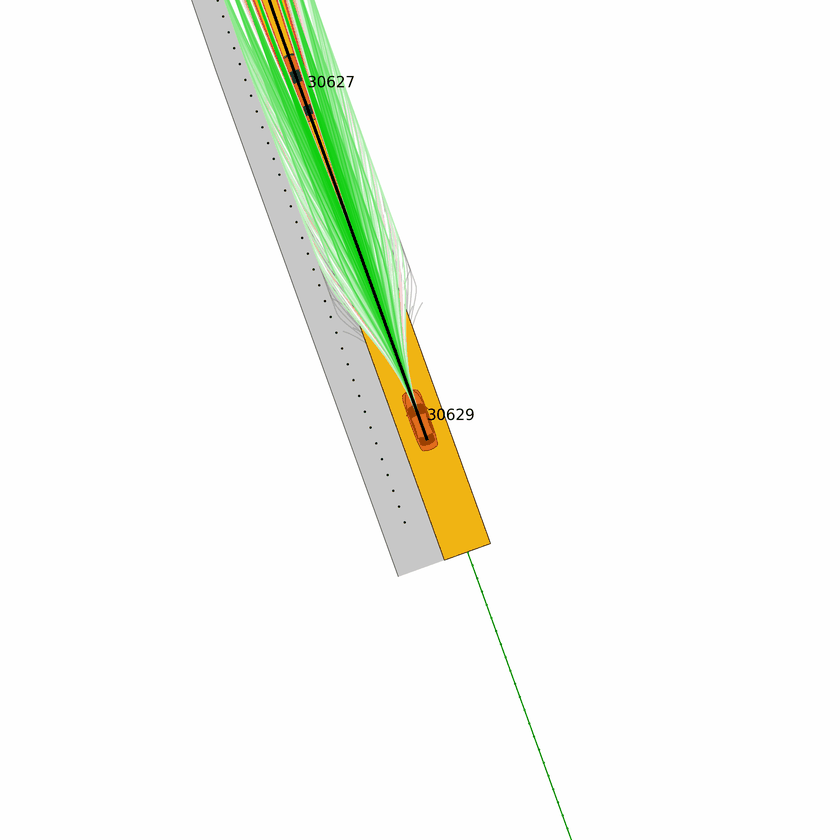
#> input picture computer_vision_evaluation/CHN_Qingdao-15_2_T-1.gif, 840 x 840 px, shrunk from 2310 x 2310 before the run
$ python create-sprite-sheet.py
#> lines starting #> are read from the running program, lines starting #| are printed output that depends on the picture
import math
from PIL import Image
from PIL import ImageSequence

gif = Image.open("CHN_Qingdao-15_2_T-1.gif")
#> gif is the input picture: PIL image 840x840 P; mean R, G, B 245.9, 248.5, 242.3

frames = [frame.copy().convert("RGBA") for frame in ImageSequence.Iterator(gif)]
#> frames = 1 item

frame_width, frame_height = frames[0].size
#> frame_width = 840; frame_height = 840
columns = 5  # Or however many per row you want
rows = math.ceil(len(frames) / columns)
#> rows = 1

sprite_sheet = Image.new("RGBA", (frame_width * columns, frame_height * rows))
#> sprite_sheet: PIL image 4200x840 RGBA; every value is 0

for index, frame in enumerate(frames):
    x = (index % columns) * frame_width
    y = (index // columns) * frame_height
    sprite_sheet.paste(frame, (x, y))
#> this loop made 1 pass
#> (x, y) on pass 1: (0, 0)
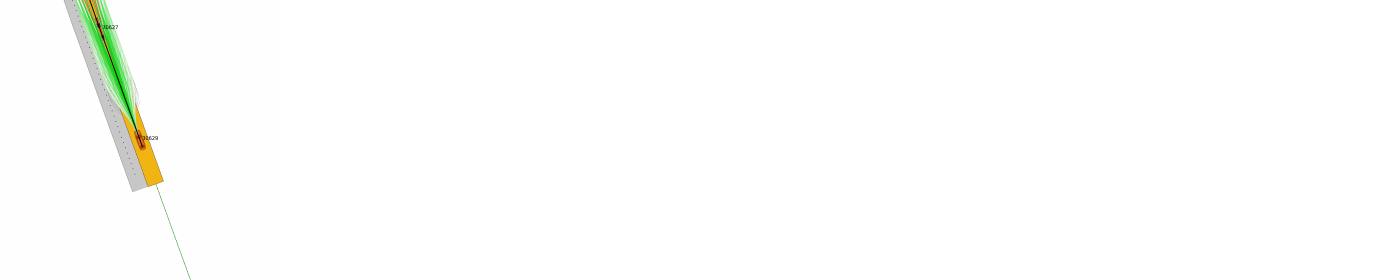
#> sprite_sheet: PIL image 4200x840 RGBA (shown at 1/3 size); mean R, G, B, A 49.2, 49.7, 48.5, 51; transparent parts drawn white
sprite_sheet.save("sprite_sheet.png")

$ run again, with computer_vision_evaluation/merged_image.png saved as computer_vision_evaluation/CHN_Qingdao-15_2_T-1.gif
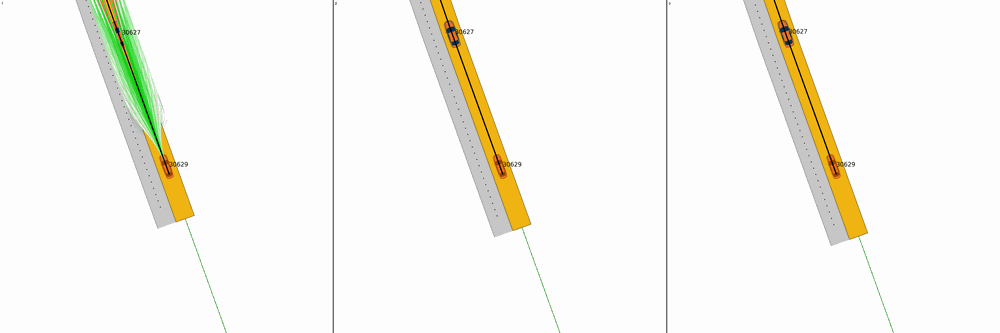
#> input picture computer_vision_evaluation/merged_image.png, 1000 x 333 px, shrunk from 6940 x 2310 before the run
#> gif is the input picture: PIL image 1000x333 P; mean R, G, B 246.9, 246.2, 240
#> frames = 1 item
#> rows = 1
#> the loop `for index, frame in enumerate(frames):` made 1 pass
#> (x, y) on pass 1: (0, 0)
#> after the loop `for index, frame in enumerate(frames):`:
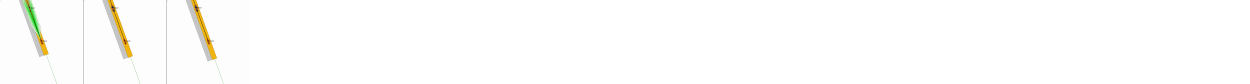
#> sprite_sheet: PIL image 5000x333 RGBA (shown at 1/4 size); mean R, G, B, A 49.4, 49.2, 48, 51; transparent parts drawn white
